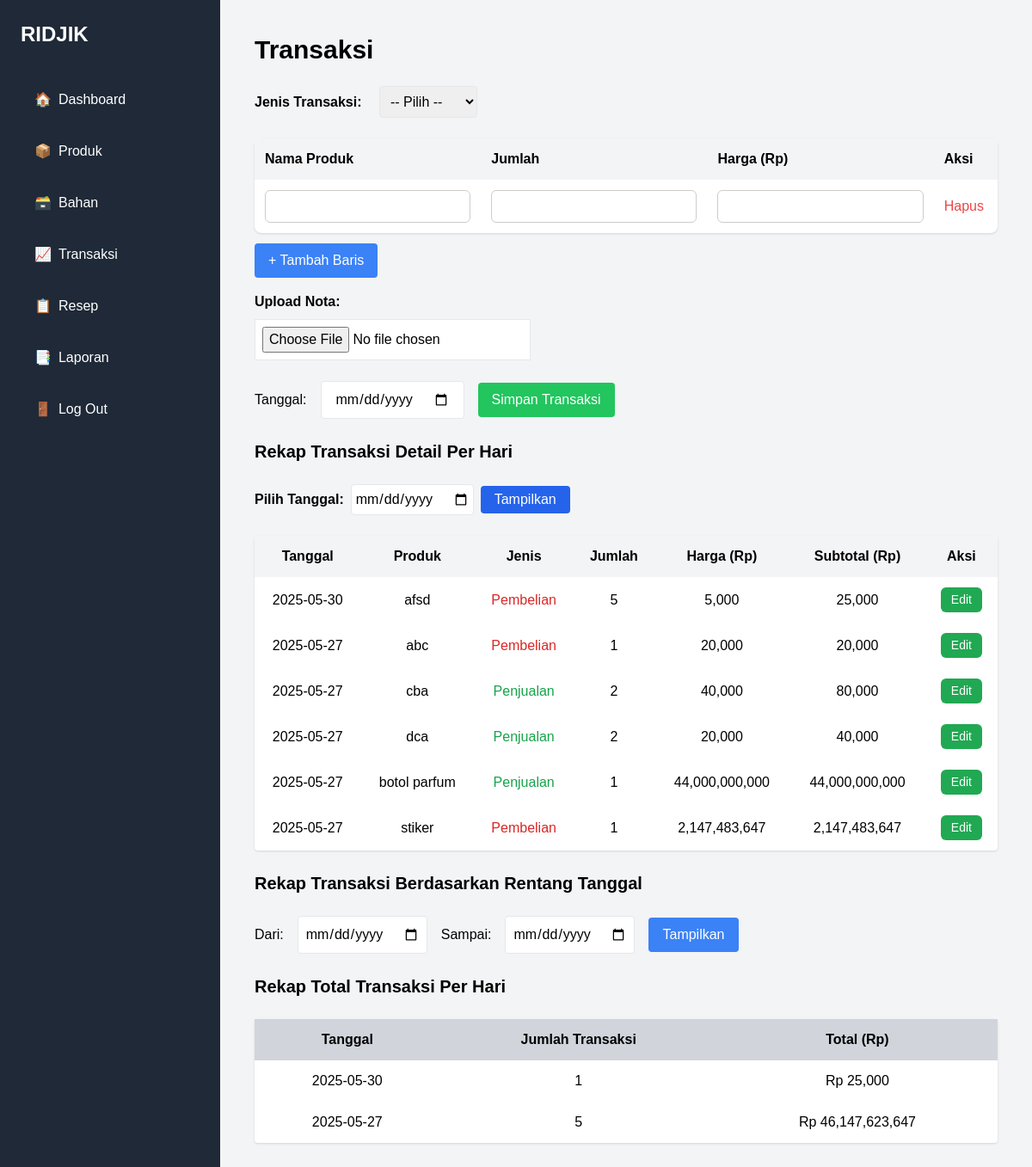
Page /transaksi.php on the committed database.
### tables this page shows
CREATE TABLE `detail_transaksi` (
  `id_detail_transaksi` int(11) NOT NULL,
  `id_transaksi` int(11) NOT NULL,
  `produk` varchar(100) NOT NULL,
  `jumlah` int(11) NOT NULL,
  `harga` bigint(50) DEFAULT NULL
);

CREATE TABLE `transaksi` (
  `id_transaksi` int(11) NOT NULL,
  `jenis` varchar(20) NOT NULL,
  `tanggal` date NOT NULL,
  `nota` varchar(255) DEFAULT NULL
);

### transaksi.php (the view, shortened to what this page needs)
<?php
include 'koneksi.php';
?>
<!DOCTYPE html>
<html lang="id">
<head>
    <script src="https://cdn.tailwindcss.com"></script>
    <link href="style.css" rel="stylesheet">
</head>
<body class="bg-gray-100 h-screen">
<div class="flex h-full overflow-auto">
   <aside class="w-64 min-h-screen bg-gray-800 text-white p-6">
        <h1 class="text-2xl font-bold mb-10">RIDJIK</h1>
        <nav class="flex flex-col space-y-5">
            <a href="dashboard.php" class="nav-link">
                <span>🏠</span>
                <span>Dashboard</span>
            </a>
            <a href="produk.php" class="nav-link">
                <span>📦</span>
                <span>Produk</span>
            </a>
            <a href="bahan.php" class="nav-link">
                <span>🗃️</span>
                <span>Bahan</span>
            </a>
            <a href="transaksi.php" class="nav-link">
                <span>📈</span>
                <span>Transaksi</span>
            </a>
            <a href="resep.php" class="nav-link">
                <span>📋</span>
                <span>Resep</span>
            </a>
            <a href="#" class="nav-link">
                <span>📑</span>
                <span>Laporan</span>
            </a>
            <a href="login.php" class="nav-link">
                <span>🚪</span>
                <span>Log Out</span>
            </a>
        </nav>
    </aside>
    <main class="flex-1 p-10 space-y-6 overflow-y-auto">
        <h2 class="text-3xl font-bold mb-4">Transaksi</h2>
        <form method="POST" action="transaksi.php" enctype="multipart/form-data">
            <label class="font-semibold mr-4">Jenis Transaksi:</label>
            <select name="jenis" id="jenis" class="border p-2 rounded" onchange="toggleForm()" required>
                <option value="">-- Pilih --</option>
            </select>
            <div id="formTransaksi" class="mt-6">
                <table class="w-full bg-white rounded-lg shadow" id="tabelTransaksi">
                    <thead class="bg-gray-100">
                        <tr>
                            <th class="p-3 text-left">Nama Produk</th>
                            <th class="p-3 text-left">Jumlah</th>
                            <th class="p-3 text-left">Harga (Rp)</th>
                            <th class="p-3 text-left">Aksi</th>
                        </tr>
                    </thead>
                    <tbody>
                        <tr>
                            <td class="p-3"><input type="text" name="produk[]" class="input" required></td>
                            <td class="p-3"><input type="number" name="jumlah[]" class="input" required></td>
                            <td class="p-3"><input type="number" name="harga[]" class="input" required></td>
                            <td class="p-3"><button type="button" onclick="hapusBaris(this)" class="text-red-500">Hapus</button></td>
                        </tr>
                    </tbody>
                </table>
                <button type="button" onclick="tambahBaris()" class="mt-3 bg-blue-500 text-white px-4 py-2 rounded">+ Tambah Baris</button>
                <div class="my-4">
                    <label class="font-semibold block mb-2">Upload Nota:</label>
                    <input type="file" name="nota_umum" accept="image/*" class="border p-2 bg-white">
                </div>
                <div class="mt-6 flex items-center gap-4">
                    <label for="tanggal" class="font-medium">Tanggal:</label>
                    <input type="date" name="tanggal" id="tanggal" class="border px-4 py-2 rounded" required>
                    <button type="submit" name="simpanTransaksi" class="bg-green-500 text-white px-4 py-2 rounded">Simpan Transaksi</button>
                </div>
            </div>
        </form>
       <h3 class="text-xl font-bold mt-12 mb-4">Rekap Transaksi Detail Per Hari</h3>
        <form method="GET" class="mb-4 flex items-center gap-2">
            <label for="tanggal" class="font-semibold">Pilih Tanggal:</label>
            <input
                type="date"
                name="tanggal"
                id="tanggal"
                value="<?= isset($_GET['tanggal']) ? htmlspecialchars($_GET['tanggal']) : '' ?>"
                class="border rounded p-1"
            />
            <button type="submit" class="bg-blue-600 text-white px-4 py-1 rounded hover:bg-blue-700">Tampilkan</button>
        </form>
        <?php
        $tanggalFilter = isset($_GET['tanggal']) && $_GET['tanggal'] !== '' ? $_GET['tanggal'] : null;
        if ($tanggalFilter) {
            $sql = "SELECT
                t.tanggal,
                dt.id_detail_transaksi,
                dt.produk,
                t.jenis,
                dt.jumlah,
                dt.harga,
                (dt.jumlah * dt.harga) AS subtotal
            FROM transaksi t
            JOIN detail_transaksi dt ON t.id_transaksi = dt.id_transaksi
            WHERE t.tanggal = ?
            ORDER BY t.tanggal DESC, t.id_transaksi, dt.id_detail_transaksi";
            $stmt = $conn->prepare($sql);
            $stmt->bind_param("s", $tanggalFilter);
            $stmt->execute();
            $result = $stmt->get_result();
        } else {
            $sql = "SELECT
                t.tanggal,
                dt.id_detail_transaksi,
                dt.produk,
                t.jenis,
                dt.jumlah,
                dt.harga,
                (dt.jumlah * dt.harga) AS subtotal
            FROM transaksi t
            JOIN detail_transaksi dt ON t.id_transaksi = dt.id_transaksi
            ORDER BY t.tanggal DESC, t.id_transaksi, dt.id_detail_transaksi";
            $result = $conn->query($sql);
        }
        if ($result && $result->num_rows > 0) {
    echo "<table class='w-full bg-white rounded shadow'>";
    echo "<thead class='bg-gray-100'><tr>
        <th class='p-3'>Tanggal</th>
        <th class='p-3'>Produk</th>
        <th class='p-3'>Jenis</th>
        <th class='p-3'>Jumlah</th>
        <th class='p-3'>Harga (Rp)</th>
        <th class='p-3'>Subtotal (Rp)</th>
        <th class='p-3'>Aksi</th>
    </tr></thead><tbody>";
    while ($row = $result->fetch_assoc()) {
        $id = $row['id_detail_transaksi'];
        $warnaJenis = ($row['jenis'] == 'penjualan') ? 'text-green-600' : 'text-red-600';
        echo "<tr class='text-center'>";
        echo "<td class='p-3'>{$row['tanggal']}</td>";
        echo "<td class='p-3'>" . htmlspecialchars($row['produk']) . "</td>";
        echo "<td class='p-3 capitalize $warnaJenis'>" . htmlspecialchars($row['jenis']) . "</td>";
        echo "<td class='p-3'>{$row['jumlah']}</td>";
        echo "<td class='p-3'>" . number_format($row['harga']) . "</td>";
        echo "<td class='p-3'>" . number_format($row['subtotal']) . "</td>";
        echo "<td class='p-3'><button onclick='toggleEdit($id)' class='edit'>Edit</button></td>";
        echo "</tr>";
            }
            echo "</tbody></table>";
        } else {
            echo "<div class='text-gray-500'>Belum ada data transaksi.</div>";
        }
        ?>
        <h3 class="text-xl font-bold mt-12 mb-4">Rekap Transaksi Berdasarkan Rentang Tanggal</h3>
        <form method="GET" class="flex gap-4 items-center mb-6">
            <label for="dari">Dari:</label>
            <input type="date" name="dari" id="dari" required class="border p-2 rounded" value="<?= htmlspecialchars($_GET['dari'] ?? '') ?>">
            <label for="sampai">Sampai:</label>
            <input type="date" name="sampai" id="sampai" required class="border p-2 rounded" value="<?= htmlspecialchars($_GET['sampai'] ?? '') ?>">
            <button type="submit" class="bg-blue-500 text-white px-4 py-2 rounded">Tampilkan
            </button>
        </form>
        <h3 class="text-xl font-bold mt-12 mb-4">Rekap Total Transaksi Per Hari</h3>
        <?php
        $sqlPerHari = "SELECT
            tanggal,
            COUNT(DISTINCT t.id_transaksi) AS jumlah_transaksi,
            SUM(dt.jumlah * dt.harga) AS total_harian
        FROM transaksi t
        JOIN detail_transaksi dt ON t.id_transaksi = dt.id_transaksi
        GROUP BY tanggal
        ORDER BY tanggal DESC";
        $resultHari = $conn->query($sqlPerHari);
        echo "<table class='w-full bg-white rounded shadow'>";
        echo "<thead class='bg-gray-300'><tr><th class='p-3'>Tanggal</th><th class='p-3'>Jumlah Transaksi</th><th class='p-3'>Total (Rp)</th></tr></thead><tbody>";
        if ($resultHari && $resultHari->num_rows > 0) {
            while ($row = $resultHari->fetch_assoc()) {
                echo "<tr class='text-center'>";
                echo "<td class='p-3 text-center'>{$row['tanggal']}</td>";
                echo "<td class='p-3 text-center'>{$row['jumlah_transaksi']}</td>";
                echo "<td class='p-3'>Rp " . number_format($row['total_harian']) . "</td>";
                echo "</tr>";
            }
        } else {
            echo "<tr><td colspan='3' class='text-center text-gray-500 p-3'>Belum ada data transaksi.</td></tr>";
        }
        echo "</tbody></table>";
        ?>
    </main>
</div>
</body>
</html>

### style.css (style rules this page uses)
* { margin: 0; padding: 0; box-sizing: border-box; }
html, body { height: 100%; font-family: Arial, sans-serif; }
.nav-link { display: flex; align-items: center; gap: 0.5rem; color: white; padding: 0.5rem 1rem; border-radius: 0.5rem; transition: all 0.3s ease; text-decoration: none; }
.edit { background-color: #21a853; color: white; padding: 0.25rem 0.75rem; font-size: 0.875rem; border-radius: 0.375rem; transition: background-color 0.3s ease; text-decoration: none; display: inline-block; }
.input, .input-field { border: 1px solid #ccc; padding: 6px 8px; border-radius: 6px; width: 100%; }

### rows in the picture
detail_transaksi: id_transaksi.tanggal "2025-05-30", produk "afsd", id_transaksi.jenis "Pembelian", jumlah "5", harga "5,000", subtotal "25,000"
detail_transaksi: id_transaksi.tanggal "2025-05-27", produk "abc", id_transaksi.jenis "Pembelian", jumlah "1", harga "20,000", subtotal "20,000"
detail_transaksi: id_transaksi.tanggal "2025-05-27", produk "cba", id_transaksi.jenis "Penjualan", jumlah "2", harga "40,000", subtotal "80,000"
detail_transaksi: id_transaksi.tanggal "2025-05-27", produk "dca", id_transaksi.jenis "Penjualan", jumlah "2", harga "20,000", subtotal "40,000"
detail_transaksi: id_transaksi.tanggal "2025-05-27", produk "botol parfum", id_transaksi.jenis "Penjualan", jumlah "1", harga "44,000,000,000", subtotal "44,000,000,000"
detail_transaksi: id_transaksi.tanggal "2025-05-27", produk "stiker", id_transaksi.jenis "Pembelian", jumlah "1", harga "2,147,483,647", subtotal "2,147,483,647"

### other values in the picture
$row['tanggal'] "2025-05-30"
$row['jumlah_transaksi'] "1"
$row['total_harian'] "25,000"
$row['tanggal'] "2025-05-27"
$row['jumlah_transaksi'] "5"
$row['total_harian'] "46,147,623,647"
